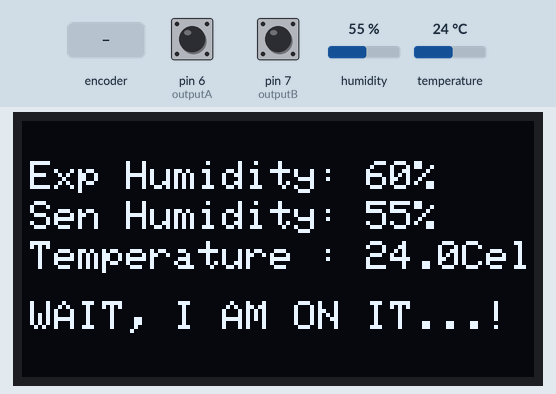
The sketch below on a simulated Arduino Uno, built with avr-gcc and run on an emulated ATmega328P. Parts: 128×64 one-colour display. The test bench sets the inputs (shaded band); at power-on: humidity 55 %, temperature 24 °C, pin 6 (outputA) HIGH, pin 7 (outputB) HIGH. The display library's start-up logo is not drawn; what the sketch prints to the serial monitor is not drawn.

Above: at 2.2 s.
2.3 s: humidity set to 22 %
At 3.4 s:
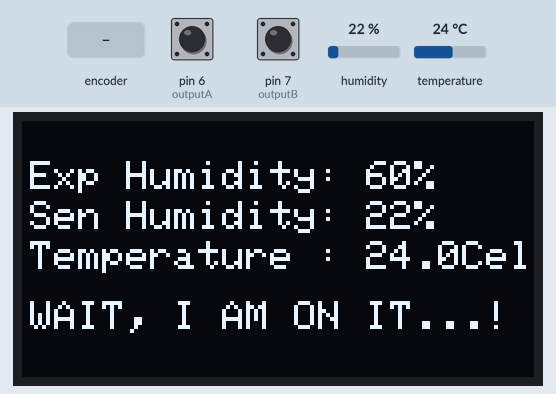
4.1 s: humidity set to 68 %
At 4.6 s:
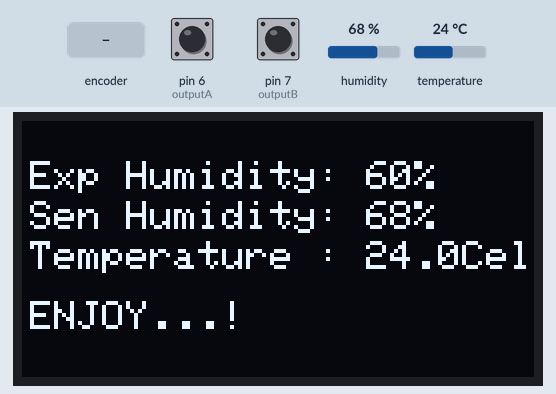
5.6 s: rotary encoder on pin 6 (outputA) / pin 7 (outputB) turned 3 steps (first pin leading)
At 7.3 s:
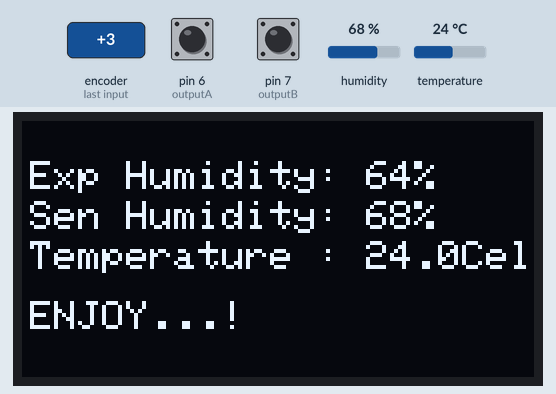
7.7 s: temperature set to 12 °C
At 9.1 s:
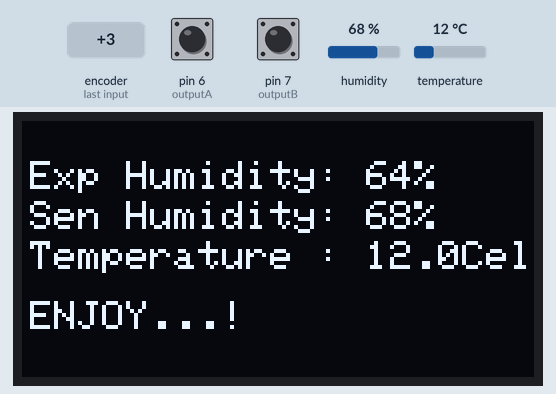
9.6 s: rotary encoder on pin 6 (outputA) / pin 7 (outputB) turned 1 step (first pin leading)
At 10.8 s:
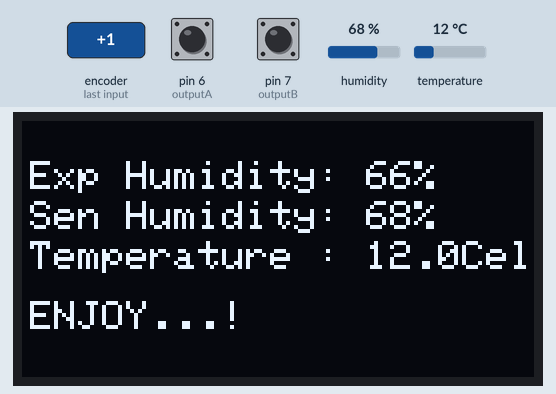
11.6 s: temperature set to 19 °C
Timing chart, 0 to 14.1 s (numbered marks = the images above; inputs shaded):
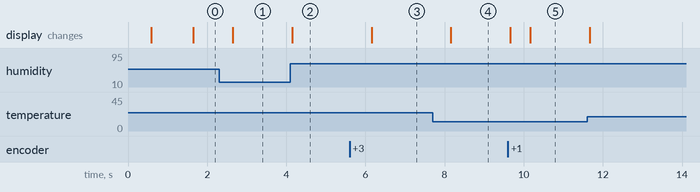

Measured:
- after the input at 2.3 s, the display: changes after 0.35 s (image 1)
- after the input at 4.1 s, the display: changes after 0.05 s (image 2)
- after the input at 5.6 s, the display: changes after 0.55 s (image 3)
- after the input at 7.7 s, the display: changes after 0.46 s (image 4)
- after the input at 9.6 s, the display: first changes after 0.06 s (image 5 shows a later state)

The sketch:

main.ino
```cpp
// Comments on Mapping
// A4(SDA), A5(SCL)


// Files to Include
#include <SPI.h>
#include <Wire.h>
#include <Adafruit_GFX.h>
#include <Adafruit_SSD1306.h>
#include <dht.h>

// DEFINITIONS
#define outputA 6
#define outputB 7
#define SCREEN_WIDTH 128     // OLED display width
#define SCREEN_HEIGHT 64     // OLED display height
#define OLED_RESET -1        // Reset pin # (or -1 if sharing Arduino reset pin)
#define SCREEN_ADDRESS 0x3C  ///< See datasheet for Address; 0x3D for 128x64, 0x3C for 128x32
#define DISP_UPDATE_INTERVAL 500
#define DHT11_PIN 5
#define DEBOUNCE_DELAY 200
#define buttonPin 4

// Global Variables
double curr_time, prev_time,but_change_time;
int sen_humidity = 40;
int exp_humidity = 60;
float temperature = 30;
int aState;
int aLastState;

dht DHT;
Adafruit_SSD1306 oled(SCREEN_WIDTH, SCREEN_HEIGHT, &Wire, OLED_RESET);

static const unsigned char PROGMEM logo_bmp[] = { 0b00000000, 0b11000000,
                                                  0b00000001, 0b11000000,
                                                  0b00000001, 0b11000000,
                                                  0b00000011, 0b11100000,
                                                  0b11110011, 0b11100000,
                                                  0b11111110, 0b11111000,
                                                  0b01111110, 0b11111111,
                                                  0b00110011, 0b10011111,
                                                  0b00011111, 0b11111100,
                                                  0b00001101, 0b01110000,
                                                  0b00011011, 0b10100000,
                                                  0b00111111, 0b11100000,
                                                  0b00111111, 0b11110000,
                                                  0b01111100, 0b11110000,
                                                  0b01110000, 0b01110000,
                                                  0b00000000, 0b00110000 };

void setup() {
  humidifier_init();
  oled_init();
  prev_time = millis();
}
void loop() {
  curr_time = millis();
  encoder_check();
  if (abs(curr_time - prev_time) > DISP_UPDATE_INTERVAL) {
    sensor_update();
    main_disp_config();
    prev_time = curr_time;
  }
}

void humidifier_init() {
  Serial.begin(9600);

  // ENCODER PINS INIT
  pinMode(outputA, INPUT);
  pinMode(outputB, INPUT);
  aLastState = digitalRead(outputA);

  // OLED INIT
  if (!oled.begin(SSD1306_SWITCHCAPVCC, SCREEN_ADDRESS)) {
    Serial.println(F("SSD1306 allocation failed"));
    for (;;)
      ;  // Don't proceed, loop forever
  }
}
```

button_encoder.ino
```cpp
void encoder_check() {
  aState = digitalRead(outputA);
  if (aState != aLastState) {
    if (digitalRead(outputB) != aState) {
      exp_humidity = (exp_humidity + 101) % 100;
    } else {
      exp_humidity = (exp_humidity + 99) % 100;
    }
  }
  aLastState = aState;
}

void read_button() {
  int buttonState = digitalRead(buttonPin);
  if (millis() - but_change_time > 200)
    if (buttonState) {
      delay(1000);
      buttonState = digitalRead(buttonPin);
      if (buttonState) flash_light();
      else pattern_light();
    }
}

void flash_light() {}
void pattern_light() {}
```

oled_display.ino
```cpp
void oled_init() {
  oled.display();
  delay(500);
  oled.clearDisplay();

  oled.setTextSize(2);
  oled.setTextColor(WHITE);
  oled.setCursor(1, 10);
  oled.println("HUMIDIFIER");
  oled.setCursor(0, 30);
  oled.setTextSize(1);
  oled.println("INIT SUCCESSFUL");
  oled.display();  // show on OLED
  delay(500);
}

void main_disp_config() {
  oled.clearDisplay();
  oled.setTextSize(1);
  oled.setCursor(2, 10);
  oled.print("Exp Humidity: ");
  oled.print(exp_humidity);
  oled.print("%");
  oled.setCursor(2, 20);
  oled.print("Sen Humidity: ");
  oled.print(sen_humidity);
  oled.print("%");

  oled.setCursor(2, 30);
  oled.print("Temperature : ");
  oled.print(temperature,1);
  oled.print("Cel");
  if (exp_humidity - sen_humidity < 2) {
    oled.setCursor(2, 45);
    oled.print("ENJOY...!");
  }
  else{
    oled.setCursor(2, 45);
    oled.print("WAIT, I AM ON IT...!");
  }
  oled.display();
}
```

temp_sensor.ino
```cpp
void sensor_update() {
  int chk = DHT.read11(DHT11_PIN);
  switch (chk) {
    case DHTLIB_OK:
      Serial.print("OK,\t");
      break;
    case DHTLIB_ERROR_CHECKSUM:
      Serial.print("Checksum error,\t");
      break;
    case DHTLIB_ERROR_TIMEOUT:
      Serial.print("Time out error,\t");
      break;
    case DHTLIB_ERROR_CONNECT:
      Serial.print("Connect error,\t");
      break;
    case DHTLIB_ERROR_ACK_L:
      Serial.print("Ack Low error,\t");
      break;
    case DHTLIB_ERROR_ACK_H:
      Serial.print("Ack High error,\t");
      break;
    default:
      Serial.print("Unknown error,\t");
      break;
  }
  // UPDATE DATA
  sen_humidity = (int)DHT.humidity;
  temperature = DHT.temperature;
}
```
